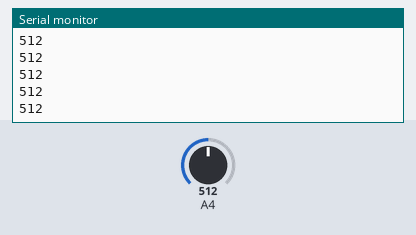
The sketch below on a simulated Arduino Uno, built with avr-gcc and run on an emulated ATmega328P. Parts: the last lines printed to the serial monitor. Inputs (shaded band) come from the test bench; at power-on: A4 = 512.

Above: at 1.2 s.
1.3 s: A4 set to 710
At 2.3 s:
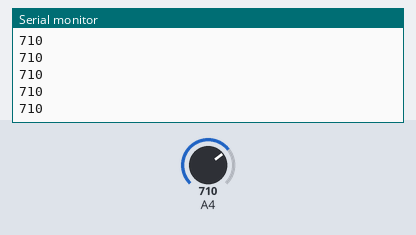
2.8 s: A4 set to 716
At 3.5 s:
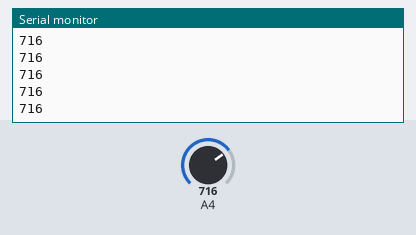
Timing chart, 0 to 5.8 s (numbered marks = the images above; inputs shaded):
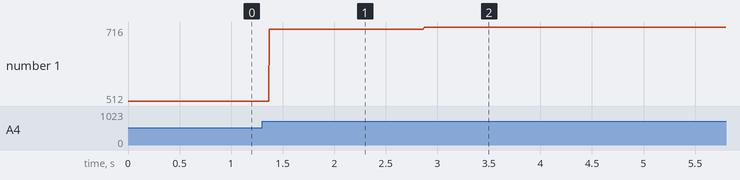

The sketch:

sound_input.ino
```cpp
/****************************************
Example Sound Level Sketch for the
Adafruit Microphone Amplifier
****************************************/

const int SAMPLE_WINDOW_MS = 10; // Sample window width in mS (50 mS = 20Hz)
const int MAX_LEVEL = 700;
unsigned int sample;
unsigned int signalMax;
unsigned int signalMin;
unsigned long startMillis;

void setup()
{
   Serial.begin(9600);
   initSoundLevelSample();

}

void initSoundLevelSample() {
   startMillis = millis();
   signalMax = 0;
   signalMin = MAX_LEVEL;
}

void checkSoundLevel() {
 if (millis() - startMillis >= SAMPLE_WINDOW_MS) {
      unsigned int peakToPeak = signalMax - signalMin;  // max - min = peak-peak amplitude
      float percent = (peakToPeak) / 700.0;  // convert to volts
      //Serial.println(percent);
      initSoundLevelSample();
   } else {
      sample = analogRead(A4);
      Serial.println(sample);
      if (sample < 700)  // toss out spurious readings
      {
         if (sample > signalMax)
         {
            signalMax = sample;  // save just the max levels
         }
         else if (sample < signalMin)
         {
            signalMin = sample;  // save just the min levels
         }
      }
   }
}

void loop()
{
  checkSoundLevel();
}
```

Measured:
- after the input at 1.3 s, the serial monitor: prints a new line after 0.07 s (image 1)
- after the input at 2.8 s, the serial monitor: prints a new line after 0.07 s (image 2)
- plotted number 1: 512 → 710 after the input at 1.3 s, 710 → 716 after the input at 2.8 s
